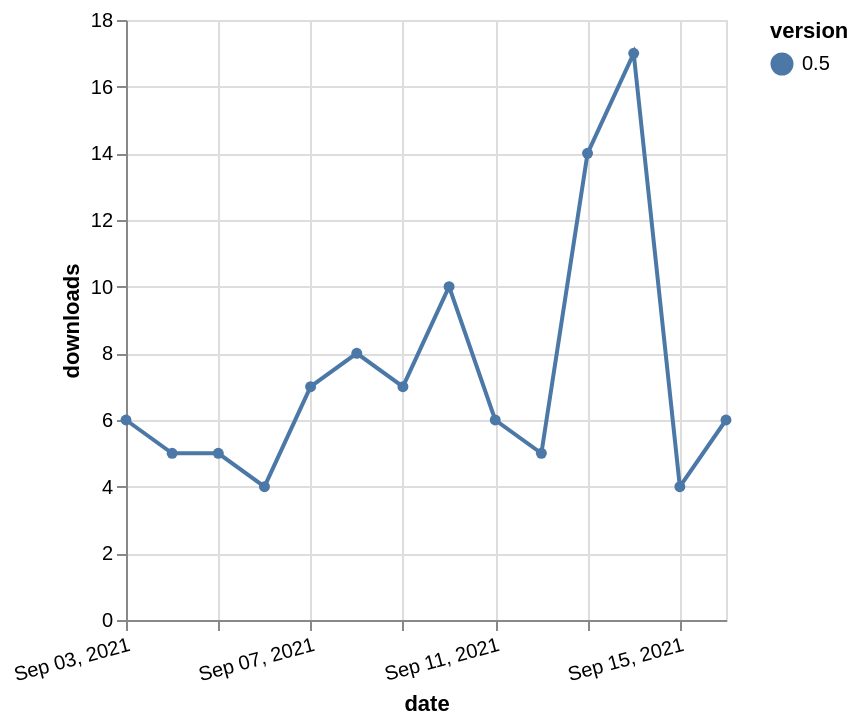

Here is the Vega-Lite specification saved for this chart:
### Vega-Lite specification from a JSON file in a GitHub repository (floating-point values rounded to 4 significant figures)
{"$schema": "https://vega.github.io/schema/vega-lite/v5.json", "description": "A simple bar chart with embedded data.", "data": {"values": [{"date": "2021-09-03", "total": 13370, "delta": 6, "version": "0.5"}, {"date": "2021-09-04", "total": 13375, "delta": 5, "version": "0.5"}, {"date": "2021-09-05", "total": 13380, "delta": 5, "version": "0.5"}, {"date": "2021-09-06", "total": 13384, "delta": 4, "version": "0.5"}, {"date": "2021-09-07", "total": 13391, "delta": 7, "version": "0.5"}, {"date": "2021-09-08", "total": 13399, "delta": 8, "version": "0.5"}, {"date": "2021-09-09", "total": 13406, "delta": 7, "version": "0.5"}, {"date": "2021-09-10", "total": 13416, "delta": 10, "version": "0.5"}, {"date": "2021-09-11", "total": 13422, "delta": 6, "version": "0.5"}, {"date": "2021-09-12", "total": 13427, "delta": 5, "version": "0.5"}, {"date": "2021-09-13", "total": 13441, "delta": 14, "version": "0.5"}, {"date": "2021-09-14", "total": 13458, "delta": 17, "version": "0.5"}, {"date": "2021-09-15", "total": 13462, "delta": 4, "version": "0.5"}, {"date": "2021-09-16", "total": 13468, "delta": 6, "version": "0.5"}]}, "width": "container", "mark": {"type": "line", "point": {"filled": true}}, "encoding": {"x": {"field": "date", "type": "temporal", "timeUnit": "yearmonthdate", "title": "date", "axis": {"labelAngle": -15}}, "y": {"field": "delta", "type": "quantitative", "title": "downloads"}, "color": {"field": "version", "type": "nominal"}, "tooltip": {"field": "delta"}}}
